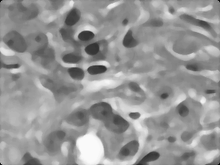
%> input picture Procesamiento de imagenes/Guia 3/guia3.png, 220 x 165 px, shrunk from 303 x 227 before the run
$ octave apertura.m   (GNU Octave 9; MATLAB toolbox functions it lacks are replaced by stand-ins)
%> lines starting %> are read from the running program, lines starting %| are printed output that depends on the picture; in (x1, y1, x2, y2) boxes, pixels count from 0 and x2, y2 are one past the last pixel; in counts of white or black regions, pixels touching at a corner belong together; the program's own positions count from 1
### Procesamiento de imagenes/Guia 3/erosionar.m
function convolucion=erosionar(Ih,Iw,I)

Id=zeros(Ih+3,Iw+3);
Id(2:Ih+1,2:Iw+1)=I(1:Ih,1:Iw);

for j=2:1:Iw+1
for i=2:1:Ih+1
a=Id(i-1,j-1);
b=Id(i-1,j);
c=Id(i-1,j+1);
d=Id(i,j-1);
e=Id(i+1,j-1);
f=Id(i+1,j);
g=Id(i+1,j+1);
h=Id(i,j+1);
p=Id(i,j);
if ((p==1) && (b==0||d==0||e==0||g==0))
    p=0;
end
 convolucion(i,j)=p;
end
end
return

### Procesamiento de imagenes/Guia 3/apertura.m
%apertura de la imagen binaria
clc
clear all
close all

%I1=imread('guia3.png');
I1=imread('guia3.png');
%> I1 is the input picture: size 165x220 uint8; min 6, max 251, mean 150.3

%figure(1),imshow(I1),title('Original Image')

I=imread('Otsu.png');
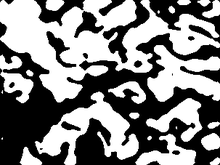
%> input picture Procesamiento de imagenes/Guia 3/Otsu.png, 220 x 165 px, shrunk from 303 x 227 before the run
%> I is the input picture: size 165x220 uint8; min 0, max 255, mean 133.5
figure,imshow(I),title('Binarizacion Otsu')

B=[  1 0 1
     0 0 0
     1 0 1
    ];

% ero=imerode(I,B); %Usando la funcion de matlab
% figure,imshow(ero),title('Funcion Imerode Matlab')
%DILATACION DE LA EROSION ES APERTURA
w=[1 1 1;1 1 1;1 1 1]; %Objeto

% [8 lines of commented-out code are left out]
[W H]=size(I);
%> W = 165; H = 220
for i=1:1:W
    for j=1:1:H
        if I(i,j)==255
            E(i,j)=1;
        else
            E(i,j)=0;
        end
    end
end
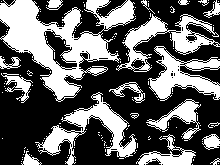
%> E: size 165x220 double; values 0 (black) and 1 (white), 38.9% white; 156 white regions (137 under 20 px), largest, box (x1, y1, x2, y2) and area: (0, 0, 136, 102) 5551, (35, 92, 137, 165) 2056, (116, 14, 220, 72) 1799
Ero=erosionar(W,H,E);
%> in erosionar, `Id(2:Ih+1,2:Iw+1)=I(1:Ih,1:Iw);`:
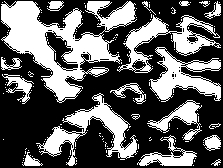
%> Id: size 168x223 double; values 0 (black) and 1 (white), 37.7% white; 156 white regions (137 under 20 px), largest, box (x1, y1, x2, y2) and area: (1, 1, 137, 103) 5551, (36, 93, 138, 166) 2056, (117, 15, 221, 73) 1799
%> after the loop in erosionar, `for j=2:1:Iw+1`:
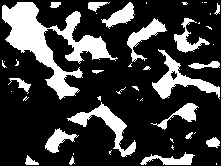
%> convolucion: size 166x221 double; values 0 (black) and 1 (white), 23.8% white; 46 white regions (26 under 20 px), largest, box (x1, y1, x2, y2) and area: (2, 2, 118, 100) 3596, (152, 49, 220, 99) 963, (67, 102, 136, 157) 884
A1=Ero;
[p1,p2]=size(A1);
%> p1 = 166; p2 = 221
w=[1 1 1;1 1 1;1 1 1]; %Objeto
[W H]=size(I);
for x=2:1:p1-1
    for y=2:1:p2-1
        %tipo de convolucion en un boundary de 3x3 guardando la informacion
        %en vectores.
         a2=[w(1)*Ero(x-1,y-1) w(2)*Ero(x-1,y) w(3)*Ero(x-1,y+1) w(4)*Ero(x,y-1) w(5)*Ero(x,y) w(6)*Ero(x,y+1) w(7)*Ero(x+1,y-1) w(8)*Ero(x+1,y) w(9)*Ero(x+1,y+1)];
         A2(x,y)=max(a2); %Erosion
    end
end
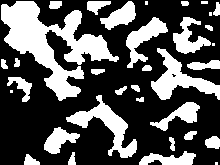
%> A2: size 165x220 double; values 0 (black) and 1 (white), 34% white; 34 white regions (5 under 20 px), largest, box (x1, y1, x2, y2) and area: (1, 1, 119, 101) 4455, (151, 48, 220, 100) 1303, (66, 95, 137, 158) 1284

s=strel('square',3);
O=imopen(I,s);

[f,g]=size(A2);
%> f = 165; g = 220
%multiplicacion punto a punto


for i=1:1:f-1
    for j=1:1:g-1
        D(i,j)=I1(i,j).*A2(i,j);
    end
end
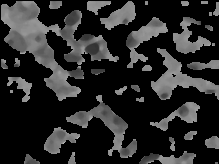
%> D: size 164x219 uint8; min 0, max 192, mean 41.4


figure,
subplot(1,2,1),imshow(A2),title('Apertura a partir de la convolucion')
subplot(1,2,2),imshow(O),title('Apertura por funcion de matlab')

figure,
subplot(1,2,1),imshow(I1),title('Imagen Original en gris')
subplot(1,2,2),imshow(D),title('Multiplicacion punto a punto')
